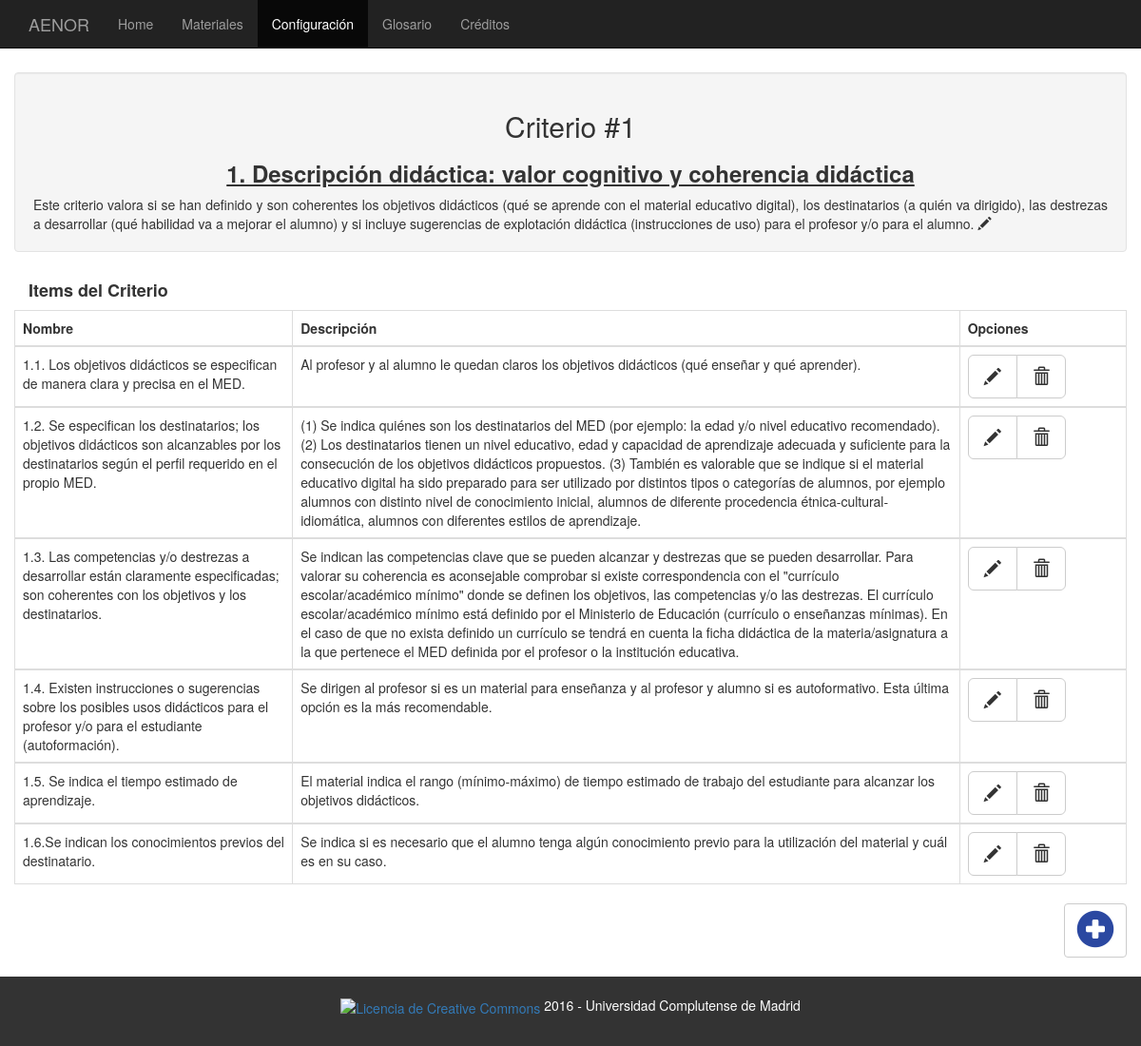
The app's page /items.php?id=2 with its own data.
### tables this page shows
CREATE TABLE `criterios` (
  `id` int(11) NOT NULL AUTO_INCREMENT,
  `titular_es` varchar(1000) NOT NULL,
  `descripcion_es` varchar(2500) NOT NULL,
  `orden` int(11) NOT NULL,
  PRIMARY KEY (`id`),
  KEY `orden` (`orden`)
);

CREATE TABLE `items` (
  `id` int(11) NOT NULL AUTO_INCREMENT,
  `item_es` varchar(1000) NOT NULL,
  `descripcion_es` varchar(2500) NOT NULL,
  `id_criterio` int(11) NOT NULL,
  `nivel` varchar(5) NOT NULL,
  `orden` int(11) NOT NULL,
  PRIMARY KEY (`id`,`id_criterio`),
  KEY `id_criterio` (`id_criterio`),
  KEY `orden` (`orden`),
  CONSTRAINT `items_ibfk_1` FOREIGN KEY (`id_criterio`) REFERENCES `criterios` (`id`) ON DELETE CASCADE ON UPDATE CASCADE
);

### items.php (the view, shortened to what this page needs)
<?php
	require('cabecera.php');
	require('php/conexion.php');
	$id = $_GET['id'];
	$qcriterio = "SELECT * FROM criterios WHERE id=$id";
	$qitems = "SELECT * FROM items WHERE id_criterio=$id ORDER BY orden";
	$query_result = $mysqli->query($qcriterio) or die ($mysqli->error. " en la línea ".(__LINE__-1));
	$query_resulti = $mysqli->query($qitems) or die ($mysqli->error. " en la línea ".(__LINE__-1));
?>
<div class="container">
	<br>
	<?php while($registro = $query_result->fetch_assoc()){
	?>
	<div class="row infoCriterio" data-id="<?php echo $registro['id'];?>">
		<br>
		<div class="col-xs-12 col-md-12 well">
			<h2 class="titulo-items centrarTexto">Criterio #<?php echo $registro['orden'];?></h2>
			<h3 class="titulo-criterio centrarTexto underline">
				<b><?php echo $registro['titular_es'];?></b>
			</h3>
			<div class="justificar">
				<span><?php echo $registro['descripcion_es'];?></span>
                <span class="glyphicon glyphicon-pencil editar ec_css" data-toggle="Editar" title="Editar información del criterio"></span>
			</div>
		</div>
	</div>
	<?php
	}
	?>
	<div class="row">
		<div class="col-xs-12 col-md-12">
			<h4><b>Items del Criterio</b></h4>
		</div>
	</div>
	<div class="row">
		<div class="table-responsive">
			<table class="table table-hover table-bordered" id="tabla-items" data-criterio="<?php echo $id; ?>">
				<thead>
				  	<tr>
						<th width="25%">Nombre</th>
						<th>Descripción</th>
						<th width="15%">Opciones</th>
				  	</tr>
				</thead>
				<?php while($registro = $query_resulti->fetch_assoc()){	?>
				<tbody>
					<tr>
						<td>
							<span><?php echo $registro['item_es']; ?></span>
						</td>
						<td>
							<span><?php echo $registro['descripcion_es']; ?></span>
						</td>
						<td>
							<div class="btn-group">
								<button type="button" class="btn btn-default btn-lg editarItem" data-id="<?php echo $registro['id'];?>" data-toggle="Editar" title="Editar información del item">
				                    <span class="glyphicon glyphicon-pencil editar"></span>
				            	</button>
				            	<button type="button" class="btn btn-default btn-lg eliminarItems" id="<?php echo $registro['id']; ?>" data-toggle="Eliminar" title="Eliminar item">
				                    <span class="glyphicon glyphicon-trash icon-remove eliminar"></span>
				            	</button>
			            	</div>
						</td>
					</tr>
				</tbody>
				<?php
					}
				?>
			</table>
		</div>
	</div>
	<div class="row">
		<button type="button" class="btn btn-default right" data-toggle="modal" data-target="#modalAnnadirItems">
            <span class="glyphicon glyphicon-plus-sign icon-add annadir"></span>
    	</button>
    </div>
    <br>
</div>
<?php
	require('pie.php');
?>

### css/nuestros_estilos.css (style rules this page uses)
body { padding-top: 3%; height: 100%; }
.underline { text-decoration: underline; }
.justificar { text-align: justify; }
.centrarTexto { text-align: center; }
.right { float: right; }
.icon-add { color: #2B48A1; font-size: 40px; }

### records on screen
criterios: orden "1", titular_es "1. Descripción didáctica: valor cognitivo y coherencia didáctica", descripcion_es "Este criterio valora si se han definido y son coherentes los objetivos didácticos (qué se aprende con el material educativo digital), los destinatarios (a quién va dirigido), las destrezas a desarrollar (qué habilidad va a mejorar el alumno) y si incluye sugerencias de explotación didáctica (instrucciones de uso) para el profesor y/o para el alumno."
items: item_es "1.1. Los objetivos didácticos se especifican de manera clara y precisa en el MED.", descripcion_es "Al profesor y al alumno le quedan claros los objetivos didácticos (qué enseñar y qué aprender)."
items: item_es "1.2. Se especifican los destinatarios; los objetivos didácticos son alcanzables por los destinatarios según el perfil requerido en el propio MED.", descripcion_es "(1) Se indica quiénes son los destinatarios del MED (por ejemplo: la edad y/o nivel educativo recomendado). (2) Los destinatarios tienen un nivel educativo, edad y capacidad de aprendizaje adecuada y suficiente para la consecución de los objetivos didácticos propuestos. (3) También es valorable que se indique si el material educativo digital ha sido preparado para ser utilizado por distintos tipos o categorías de alumnos, por ejemplo alumnos con distinto nivel de conocimiento inicial, alumnos de diferente procedencia étnica-cultural-idiomática, alumnos con diferentes estilos de aprendizaje."
items: item_es "1.3. Las competencias y/o destrezas a desarrollar están claramente especificadas; son coherentes con los objetivos y los destinatarios.", descripcion_es "Se indican las competencias clave que se pueden alcanzar y destrezas que se pueden desarrollar. Para valorar su coherencia es aconsejable comprobar si existe correspondencia con el \"currículo escolar/académico mínimo\" donde se definen los objetivos, las competencias y/o las destrezas. El currículo escolar/académico mínimo está definido por el Ministerio de Educación (currículo o enseñanzas mínimas). En el caso de que no exista definido un currículo se tendrá en cuenta la ficha didáctica de la materia/asignatura a la que pertenece el MED definida por el profesor o la institución educativa."
items: item_es "1.4. Existen instrucciones o sugerencias sobre los posibles usos didácticos para el profesor y/o para el estudiante (autoformación).", descripcion_es "Se dirigen al profesor si es un material para enseñanza y al profesor y alumno si es autoformativo. Esta última opción es la más recomendable."
items: item_es "1.5. Se indica el tiempo estimado de aprendizaje.", descripcion_es "El material indica el rango (mínimo-máximo) de tiempo estimado de trabajo del estudiante para alcanzar los objetivos didácticos."
items: item_es "1.6.Se indican los conocimientos previos del destinatario.", descripcion_es "Se indica si es necesario que el alumno tenga algún conocimiento previo para la utilización del material y cuál es en su caso."
